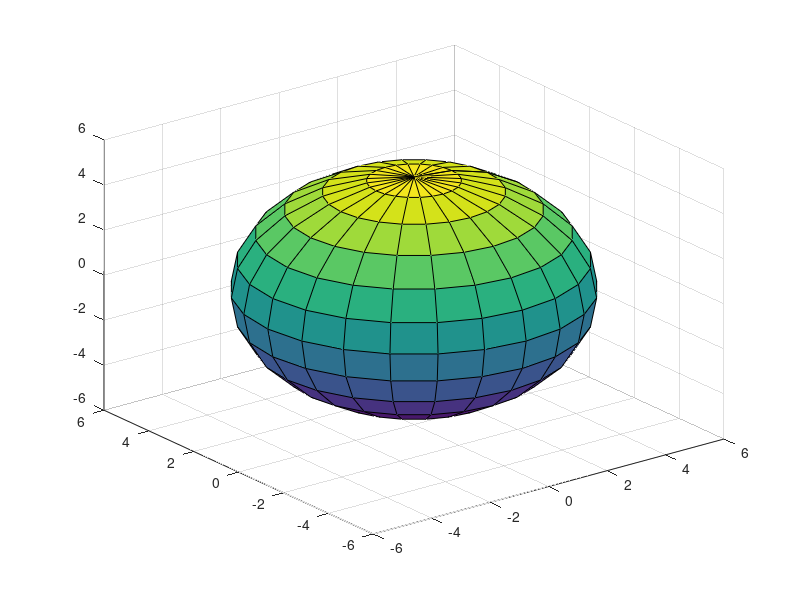

This chart was generated by the following MATLAB code:
a = input("a = ");
b = input("b = ");
[u,v] = meshgrid(0:pi/12:2*pi,-pi/2:pi/12:pi/2);
x = a.*cos(u).*cos(v);
y = a.*sin(u).*cos(v);
z = b.*sin(v);
surf(x,y,z);